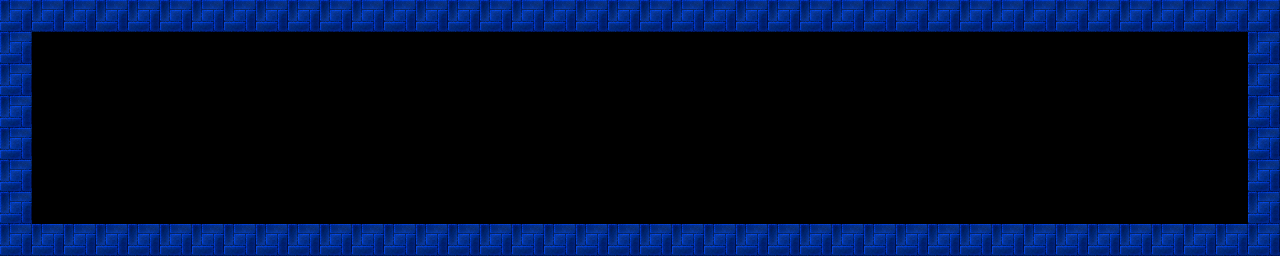

A level layout from a 2D game, rendered from its tile map. Below: a short description, then the map file with tile-grid data replaced by summaries:
An orthogonal 40x8 tile map with 32x32 px tiles, 1 tile layer (Tile Layer 1) and 1 object.

<map version="1.0" orientation="orthogonal" renderorder="right-down" width="40" height="8" tilewidth="32" tileheight="32" nextobjectid="5">
 <tileset firstgid="1" name="blocks" tilewidth="32" tileheight="32" tilecount="256" columns="16">
  <image source="blocks.png" width="512" height="512" />
 </tileset>
 <layer name="Tile Layer 1" width="40" height="8">
  <data>[320 cells, 92 non-empty, 1 distinct tile ids]</data>
 </layer>
 <objectgroup name="collision">
  <object id="4" x="26" y="224">
   <polyline points="0,0 74,-22 142,-34 248,-46 376,-78 582,-84 622,-118 786,-120 850,-110 940,-78 998,-48 1096,-48 1156,-44 1198,-30 1228,4" />
  </object>
 </objectgroup>
</map>
